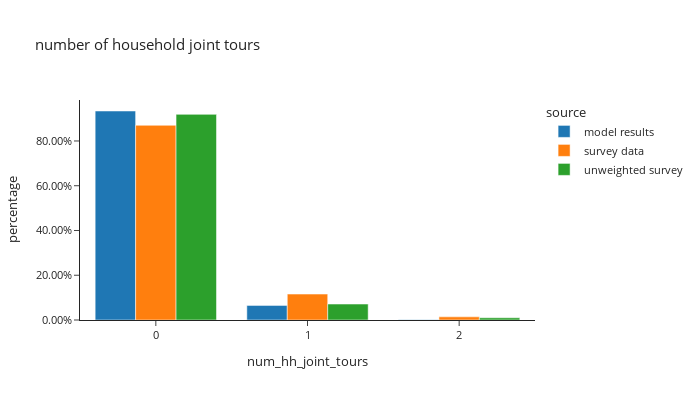

Notebook code for this chart:
### Code cell
df_plot = hh_data.groupby(['source','num_hh_joint_tours'])[['hh_weight_2017_2019']].sum().reset_index()
df_plot['percentage'] = df_plot.groupby(['source'], group_keys=False)['hh_weight_2017_2019']. \
    apply(lambda x: x / float(x.sum()))

fig = px.bar(df_plot, x="num_hh_joint_tours", y="percentage", color="source",barmode="group", template="simple_white",
             # color_discrete_sequence=config['psrc_color'],
             title="number of household joint tours")
fig.for_each_annotation(lambda a: a.update(text = a.text.split("=")[-1]))
fig.update_layout(height=400, width=700, font=dict(size=11), yaxis=dict(tickformat=".2%"), xaxis=dict(dtick="1"))
fig.show()

### Figure 1 — Plotly figure (JSON) as saved in the notebook; plotly's stock layout.template omitted (floating-point values rounded to 4 significant figures)
{"data": [{"alignmentgroup": "True", "hovertemplate": "source=model results<br>num_hh_joint_tours=%{x}<br>percentage=%{y}<extra></extra>", "legendgroup": "model results", "marker": {"color": "#1F77B4", "pattern": {"shape": ""}}, "name": "model results", "offsetgroup": "model results", "orientation": "v", "showlegend": true, "textposition": "auto", "type": "bar", "x": [0, 1, 2], "xaxis": "x", "y": [0.934, 0.06528, 0.0007612], "yaxis": "y"}, {"alignmentgroup": "True", "hovertemplate": "source=survey data<br>num_hh_joint_tours=%{x}<br>percentage=%{y}<extra></extra>", "legendgroup": "survey data", "marker": {"color": "#FF7F0E", "pattern": {"shape": ""}}, "name": "survey data", "offsetgroup": "survey data", "orientation": "v", "showlegend": true, "textposition": "auto", "type": "bar", "x": [0, 1, 2], "xaxis": "x", "y": [0.87, 0.1159, 0.01407], "yaxis": "y"}, {"alignmentgroup": "True", "hovertemplate": "source=unweighted survey<br>num_hh_joint_tours=%{x}<br>percentage=%{y}<extra></extra>", "legendgroup": "unweighted survey", "marker": {"color": "#2CA02C", "pattern": {"shape": ""}}, "name": "unweighted survey", "offsetgroup": "unweighted survey", "orientation": "v", "showlegend": true, "textposition": "auto", "type": "bar", "x": [0, 1, 2], "xaxis": "x", "y": [0.919, 0.07127, 0.009773], "yaxis": "y"}], "layout": {"barmode": "group", "font": {"size": 11}, "height": 400, "legend": {"title": {"text": "source"}, "tracegroupgap": 0}, "title": {"text": "number of household joint tours"}, "width": 700, "xaxis": {"anchor": "y", "domain": [0.0, 1.0], "dtick": "1", "title": {"text": "num_hh_joint_tours"}}, "yaxis": {"anchor": "x", "domain": [0.0, 1.0], "tickformat": ".2%", "title": {"text": "percentage"}}}}
